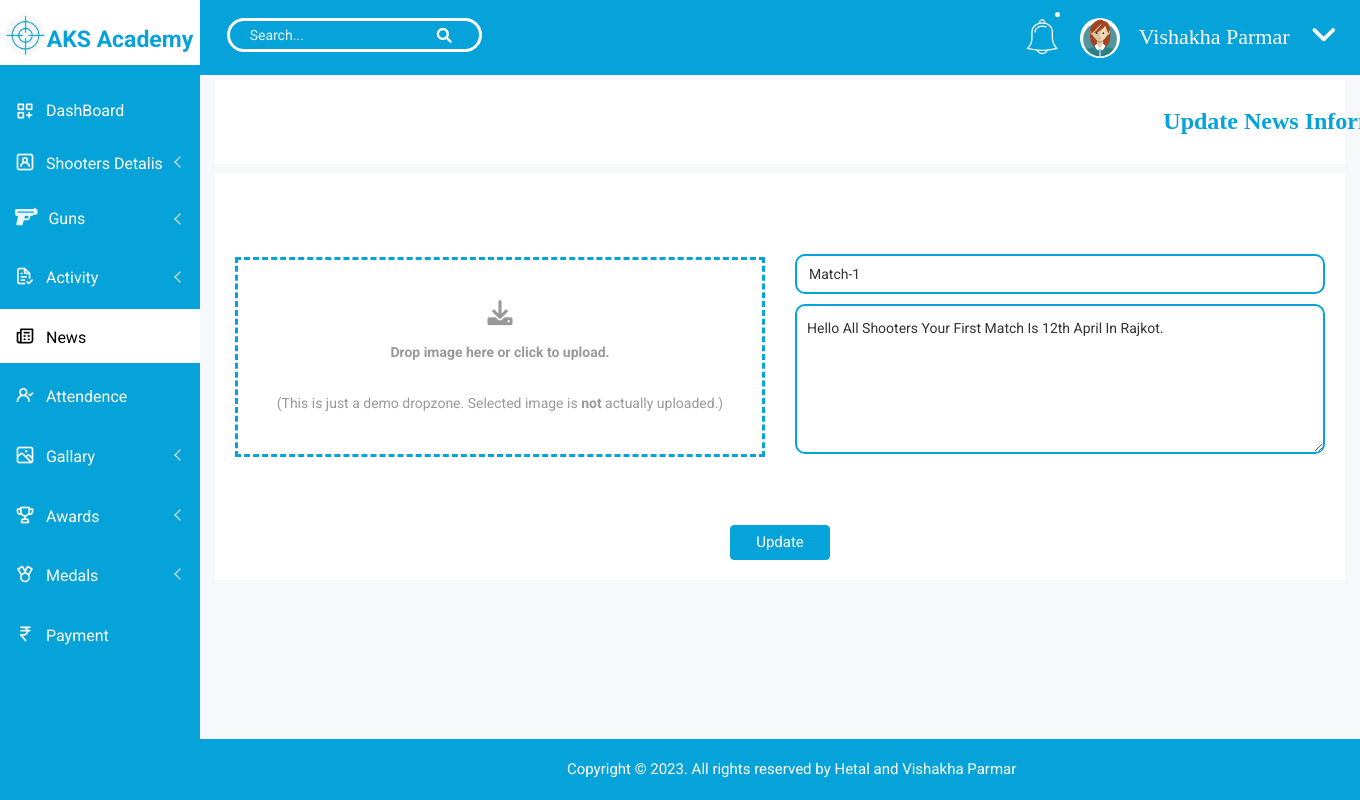
/admin/edit-news.php?status=News&id=1 (signed in), run on the app's committed database.
### tables this page shows
CREATE TABLE `tbl_registration` (
  `id` int(10) NOT NULL,
  `username` varchar(50) NOT NULL,
  `gender` varchar(50) NOT NULL,
  `dob` date NOT NULL,
  `photo` varchar(200) NOT NULL,
  `address` varchar(50) NOT NULL,
  `phone_no` varchar(12) NOT NULL,
  `email` varchar(30) NOT NULL,
  `description` varchar(90) NOT NULL,
  `post_date` varchar(20) NOT NULL,
  `height` int(10) NOT NULL,
  `weight` int(10) NOT NULL,
  `age` int(10) NOT NULL,
  `gun_selection` varchar(50) NOT NULL,
  `hand_selection` varchar(50) NOT NULL,
  `fees` varchar(30) NOT NULL,
  `password` varchar(20) NOT NULL,
  `status` int(10) NOT NULL,
  `role` varchar(30) NOT NULL
);

CREATE TABLE `tbl_news` (
  `id` int(15) NOT NULL,
  `title_of_news` varchar(50) NOT NULL,
  `news_desc` varchar(90) NOT NULL,
  `post_date` varchar(20) NOT NULL,
  `news_photo` varchar(100) NOT NULL
);

### admin/edit-news.php (the view, shortened to what this page needs)
<?php
    include ("code_part/connection.php");
?>
<!doctype html>
<html class="no-js" lang="en">
<head>
    <link rel="stylesheet" href="css/bootstrap.min.css">
    <link rel="stylesheet" href="css/font-awesome.min.css">
    <link rel="stylesheet" href="css/owl.carousel.css">
    <link rel="stylesheet" href="css/owl.theme.css">
    <link rel="stylesheet" href="css/owl.transitions.css">
    <link rel="stylesheet" href="css/animate.css">
    <link rel="stylesheet" href="css/normalize.css">
    <link rel="stylesheet" href="css/meanmenu.min.css">
    <link rel="stylesheet" href="css/main.css">
    <link rel="stylesheet" href="css/educate-custon-icon.css">
    <link rel="stylesheet" href="css/morrisjs/morris.css">
    <link rel="stylesheet" href="css/scrollbar/jquery.mCustomScrollbar.min.css">
    <link rel="stylesheet" href="css/metisMenu/metisMenu.min.css">
    <link rel="stylesheet" href="css/metisMenu/metisMenu-vertical.css">
    <link rel="stylesheet" href="css/calendar/fullcalendar.min.css">
    <link rel="stylesheet" href="css/calendar/fullcalendar.print.min.css">
    <link rel="stylesheet" href="css/form/all-type-forms.css">
    <link rel="stylesheet" href="css/dropzone/dropzone.css">
    <link rel="stylesheet" href="style.css">
    <link rel="stylesheet" href="css/responsive.css">
    <link rel="stylesheet" href="css/bootstrap.min.css">
    <link rel="stylesheet" href="css/font-awesome.min.css">
    <link rel="stylesheet" href="css/owl.carousel.css">
    <link rel="stylesheet" href="css/owl.theme.css">
    <link rel="stylesheet" href="css/owl.transitions.css">
    <link rel="stylesheet" href="css/animate.css">
    <link rel="stylesheet" href="css/normalize.css">
    <link rel="stylesheet" href="css/meanmenu.min.css">
    <link rel="stylesheet" href="css/main.css">
    <link rel="stylesheet" href="css/educate-custon-icon.css">
    <link rel="stylesheet" href="css/morrisjs/morris.css">
    <link rel="stylesheet" href="css/scrollbar/jquery.mCustomScrollbar.min.css">
    <link rel="stylesheet" href="css/metisMenu/metisMenu.min.css">
    <link rel="stylesheet" href="css/metisMenu/metisMenu-vertical.css">
    <link rel="stylesheet" href="css/calendar/fullcalendar.min.css">
    <link rel="stylesheet" href="css/calendar/fullcalendar.print.min.css">
    <link rel="stylesheet" href="css/notifications/Lobibox.min.css">
    <link rel="stylesheet" href="css/notifications/notifications.css">
    <link rel="stylesheet" href="style.css">
    <link rel="stylesheet" href="css/responsive.css">
</head>
<body>
    <?php
        include("code_part/sidebar.php");
    ?>
    <div class="all-content-wrapper">
        <div class="container-fluid">
            <div class="row">
                <div class="col-lg-12 col-md-12 col-sm-12 col-xs-12">
                    <div class="logo-pro">
                        <a href="index.html"><img class="main-logo" src="img/logo/logo.png" alt="" /></a>
                    </div>
                </div>
            </div>
        </div>
        <?php
            include("code_part/header.php");
            $id=$_GET['id'];
            $sql="SELECT * FROM `tbl_news` where id=$id";
            $qry=mysqli_query($con,$sql);
            $row=mysqli_fetch_assoc($qry);
            $title_of_news=$row['title_of_news'];
            $news_desc=$row['news_desc'];
        ?>
            <div class="breadcome-area">
                <div class="container-fluid">
                    <div class="row">
                        <div class="col-lg-12 col-md-12 col-sm-12 col-xs-12">
                            <div class="breadcome-list single-page-breadcome">
                                <div class="row">
                                    <div class="col-lg-6 col-md-6 col-sm-6 col-xs-12" style="position:relative; left:595px;">
                                        <ul class="breadcome-menu">
                                            <h3 style="position:relative; color: #06A3DA; font-family: centuary; left: 70px;">Update News Information</h3>
                                        </ul>
                                    </div>
                                </div>
                            </div>
                        </div>
                    </div>
                </div>
            </div>
        </div>
        <div class="single-pro-review-area mt-t-30 mg-b-15" style="position:relative; top: -20px;">
            <div class="container-fluid">
                <div class="row">
                    <div class="col-lg-12 col-md-12 col-sm-12 col-xs-12">
                        <div class="product-payment-inner-st">
                            <ul id="myTabedu1" class="tab-review-design">
                            </ul>
                            <div id="myTabContent" class="tab-content custom-product-edit">
                                <div class="product-tab-list tab-pane fade active in" id="description">
                                    <div class="row">
                                        <div class="col-lg-12 col-md-12 col-sm-12 col-xs-12">
                                            <div class="review-content-section">
                                                <div id="dropzone1" class="pro-ad">
                                                    <form action="" method="post" enctype="multipart/form-data" class="dropzone dropzone-custom needsclick add-professors" >
                                                        <div class="row">
                                                            <div class="col-lg-6 col-md-6 col-sm-6 col-xs-12">
                                                                <div class="form-group alert-up-pd">
                                                                    <div onclick="open_file();" class="dz-message needsclick download-custom" style="border: dashed 3px #06A3DA; height:200px; position:relative;">
                                                                        <i class="fa fa-download edudropnone" aria-hidden="true" style="position:relative; top: 40px;"></i>
                                                                        <h2 class="edudropnone" style="position:relative; top: 50px;">Drop image here or click to upload.</h2>
                                                                        <p class="edudropnone"><span class="note needsclick" style="position:relative; top: 70px;">(This is just a demo dropzone. Selected image is <strong>not</strong> actually uploaded.)</span>
                                                                        </p>
                                                                    </div>
                                                                </div>
                                                            </div>
                                                            <div class="col-lg-6 col-md-6 col-sm-6 col-xs-12" style="position:relative; top:15px;">
                                                                <div class="form-group" style="position: relative; border-radius: 30px;">
                                                                    <input name="news" type="text" class="form-control" placeholder="Title Of News" value="<?php echo $title_of_news; ?>" style="border: 2px solid #06A3DA; border-radius: 10px;">
                                                                </div>
                                                                <div class="form-group res-mg-t-15">
                                                                    <textarea name="desc" placeholder="Description" style="border: 2px solid #06A3DA; border-radius:10px;position: relative;height: 150px;"><?php echo $news_desc; ?></textarea>
                                                                </div>
                                                            </div>
                                                        </div>
                                                        <div class="row">
                                                            <div class="col-lg-12">
                                                                <div class="payment-adress">
                                                                    <br><br>
                                                                    <button name="update" type="submit" class="btn btn-success" id="basicSuccessNoDelay" style="background: #06A3DA; width: 100px; height: 35px; font-size:15px;">Update</button>
                                                                </div>
                                                            </div>
                                                        </div>
                                                    </form>
                                                </div>
                                            </div>
                                        </div>
                                    </div>
                                </div>
                            </div>
                        </div>
                    </div>
                </div>
            </div>
        </div>
        <div class="footer-copyright-area" style="position: absolute;bottom: 0;width: 87%;">
            <div class="container-fluid">
                <div class="row">
                    <div class="col-lg-12 col-md-12 col-sm-12 col-xs-12">
                        <div class="footer-copy-right">
                            <p>Copyright © 2023. All rights reserved by Hetal and Vishakha Parmar <a href="https://colorlib.com/wp/templates/"></a></p>
                        </div>
                    </div>
                </div>
            </div>
        </div>
    </div>
</body>
</html>

### admin/code_part/header.php (shortened to what this page needs)
<?php
    $idSS=$_SESSION['id'];
    $sql_sql="SELECT * FROM `tbl_registration` where id=$idSS";
    $qry_qry=mysqli_query($con,$sql_sql);
    $fech_row=mysqli_fetch_assoc($qry_qry);
?>
<div class="header-advance-area">
            <div class="header-top-area">
                <div class="container-fluid">
                    <div class="row">
                        <div class="col-lg-12 col-md-12 col-sm-12 col-xs-12">
                            <div class="header-top-wraper">
                                <div class="row">
                                    <div class="col-lg-6 col-md-7 col-sm-6 col-xs-12">
                                         <div class="col-lg-6 col-md-6 col-sm-6 col-xs-12" style="position:relative; top: 10px; left:-100px;">
                                            <div class="breadcome-heading">
                                                <form role="search" class="sr-input-func">
                                                    <input  type="text" placeholder="Search..." class="search-int form-control input">
                                                    <a href="#"><i class="fa fa-search" style="color:#fff; font-size: 15px; left: 40px; position:relative;"></i></a>
                                                </form>
                                            </div>
                                        </div>
                                    </div>
                                    <div class="col-lg-5 col-md-5 col-sm-12 col-xs-12">
                                        <div class="header-right-info">
                                            <ul class="nav navbar-nav mai-top-nav header-right-menu">
                                                <li class="nav-item"><a href="#" data-toggle="dropdown" role="button" aria-expanded="false" class="nav-link dropdown-toggle" style="position:relative; left:-40px;"><i class="educate-icon educate-bell" aria-hidden="true" style="position:relative; top: 2px; color:#fff; font-size: 35px;"></i><span class="indicator-nt"></span></a>
                                                </li>
                                                <li class="nav-item">
                                                    <a href="#" data-toggle="dropdown" role="button" aria-expanded="false" class="nav-link dropdown-toggle" >
                                                            <img src="../Registration/<?php echo $fech_row['photo'];?>" alt="" / style="position:relative; right:40px; height:40px; width:40px">
                                                            <span class="admin-name" style="position:relative; top:1px; right: 28px; font-size:22px; font-family:centuary;"><?php echo $fech_row['username']; ?></span>
                                                            <i class="fa fa-angle-down edu-icon edu-down-arrow" style="position:relative; top:2px; color:#fff; font-size:30px; right:10px;"></i>
                                                        </a>
                                                </li>
                                            </ul>
                                        </div>
                                    </div>
                                </div>
                            </div>
                        </div>
                    </div>
                </div>
            </div>

### admin/css/main.css (style rules this page uses)
html { color: #222; font-size: 1em; line-height: 1.4; }
audio, canvas, iframe, img, svg, video { vertical-align: middle; }
textarea { resize: vertical; }

### admin/css/dropzone/dropzone.css (style rules this page uses)
.dropzone, .dropzone * { box-sizing: border-box; }
.dropzone { min-height: 150px; border: 2px solid rgba(0, 0, 0, 0.3); background: white; padding: 20px 20px; }
.dropzone .dz-message { text-align: center; margin: 2em 0; }
.download-custom h2 { font-size:20px; }
.download-custom p { font-size:14px; }
.dropzone.dropzone-custom { border: 2px dashed #86bc42; }

### admin/code_part/sidebar.php (style rules this page uses)
.act>span,i { color: black; }

### admin/code_part/header.php (style rules this page uses)
.input[type=text] { color: #fff; background: none; padding: 12px 20px; margin: 8px 0; border-radius: 30px; box-sizing: border-box; border: 3px solid #fff; -webkit-transition: 0.5s; transition: 0.5s; outline: none; }
.input[type=text]::placeholder { color: #fff; opacity: 0.9; }

### admin/edit-news.php (style rules this page uses)
.footer-copyright-area { position: sticky; bottom: 0; background: #06A3DA; padding: 20px 0px; text-align: center; }
.act>span, i { color: black; }

### data on the page
tbl_registration: photo (picture), username "Vishakha Parmar"
tbl_news: news "Match-1", desc "Hello All Shooters Your First Match Is 12th April In Rajkot."
